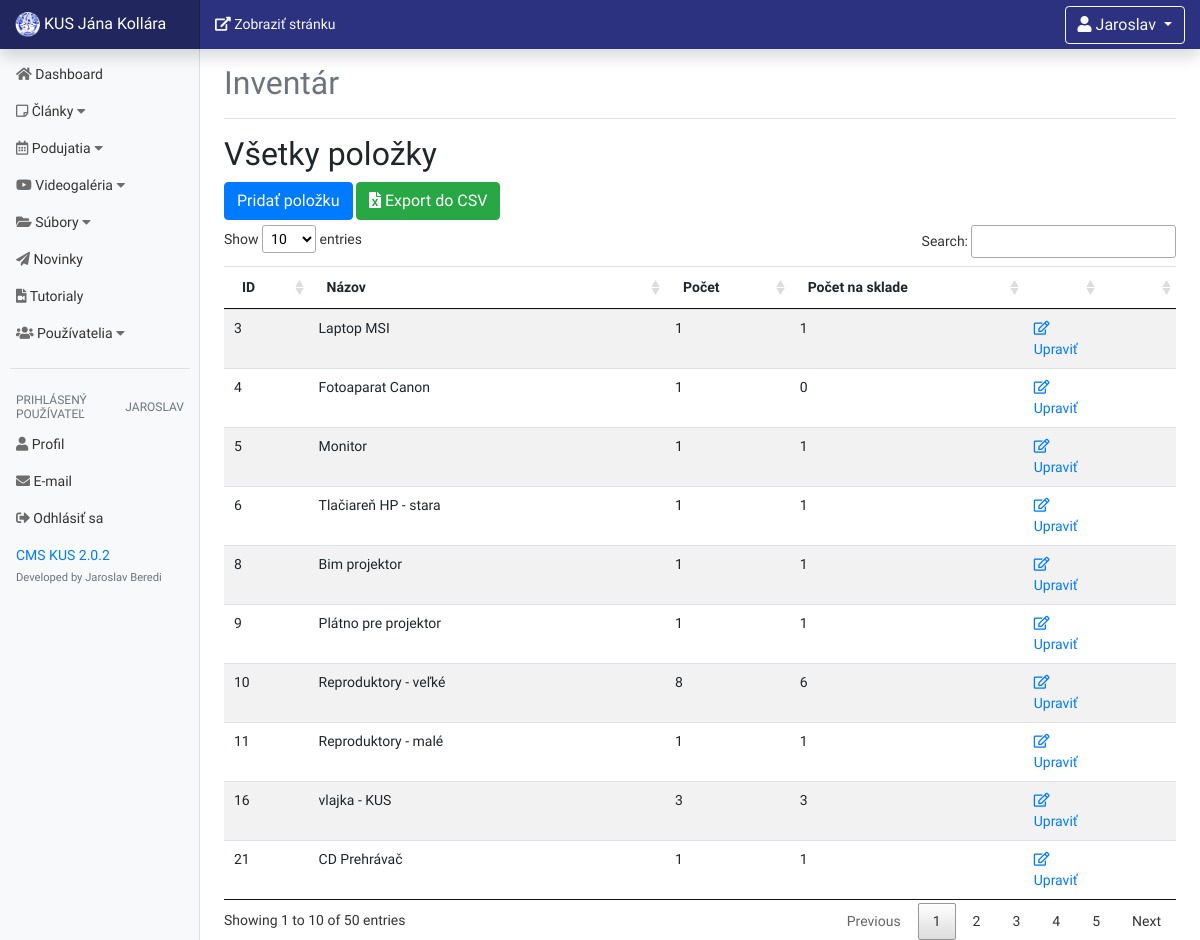
/dashboard/inventory.php (signed in), run on the app's committed database.
### tables this page shows
CREATE TABLE `inventory`
(
    `id`           int(11) NOT NULL,
    `name`         varchar(255) NOT NULL,
    `count`        int(11) NOT NULL,
    `actual_count` int(11) NOT NULL
);

### dashboard/includes/mobile-navigation.php (called while the page is built, shortened)
<?php
include('version.php');
?></li>

### dashboard/inventory/view_all_items.php (the view, shortened to what this page needs)
<h2>Všetky položky</h2>
<a href="inventory.php?source=add_item" class="btn btn-primary" style="margin-bottom: 5px;">Pridať položku</a>
<form action="inventory/inventory_controller.php" method="post" style="display: inline">
    <button type="submit" name='export-to-excel' class="btn btn-success" style="margin-bottom: 5px;"
            id="export-to-excel-inventory"><i class="fas fa-file-excel"></i> Export do CSV
    </button>
</form>
<table class="table table-hover table-striped" id="items">
    <thead>
    <tr>
        <th>ID</th>
        <th>Názov</th>
        <th>Počet</th>
        <th>Počet na sklade</th>
        <th></th>
        <th></th>
    </tr>
    </thead>
    <tbody>
	<?php
	try {
		include 'includes/db.php';
		$query = "SELECT * from inventory ORDER BY id ASC";
		$send_info = $connection->prepare($query);
		$send_info->execute();
		while ($row = $send_info->fetch(PDO::FETCH_ASSOC)) {
			$id = $row['id'];
			$name = $row['name'];
			$count = $row['count'];
			$actual_count = $row['actual_count'];
			echo "
            <tr>
                <td>$id</td>
                <td>$name</td>
                <td>$count</td>
                <td>$actual_count</td>
              <td class=\"tdWidth\"><a href=\"inventory.php?source=edit_item&edit={$id}\"><i class=\"far fa-edit\"></i> Upraviť</a></td>
            <td class=\"tdWidth\">";
			echo "</td>
            </tr>";
		}
	} catch (Exception $e) {
		echo $e;
	}
	?>
    </tbody>
</table>

### dashboard/includes/header.php (shortened to what this page needs)
<!doctype html>
<html lang="sk">
<head>
    <link rel="stylesheet" href="https://use.fontawesome.com/releases/v5.5.0/css/all.css"
>
    <link rel="stylesheet" href="https://stackpath.bootstrapcdn.com/bootstrap/4.1.3/css/bootstrap.min.css"
>
    <link href="../css/bootstrap.min.css" rel="stylesheet">
    <link href="../css/dashboard.css" rel="stylesheet">
    <link rel="stylesheet" type="text/css" href="datatables/datatables.min.css"/>
</head>
<body>
<nav class="navbar navbar-dark fixed-top bg-dark flex-md-nowrap p-0 shadow d-md-flex d-sm-none">
    <a class="navbar-brand col-sm-3 col-md-2 mr-0" href="index.php"><img src="../images/znak-copy.png" width="25px"> KUS
        Jána Kollára</a>

### dashboard/inventory.php (shortened to what this page needs)
<?php
include "includes/header.php";
?>
<?php
include "includes/mobile-navigation.php";
?>
<div class="col-md-10 col-sm-12 d-none d-md-inline">
    <a class="float-left text-light mt-2" href="../index.php" target="_blank"><i class="fas fa-external-link-alt"></i>
        Zobraziť stránku</a>
	<?php
	include 'includes/profile_dropdown.php';
	?>
</div>
</nav>
<div class="container-fluid">
    <div class="row">
		<?php
		include "includes/navigation.php";
		?>
        <main role="main" class="col-md-9 ml-sm-auto col-lg-10 px-4">
            <div class="d-flex justify-content-between flex-wrap flex-md-nowrap align-items-center pt-3 pb-2 mb-3 border-bottom">
                <h1 class="h2 text-muted">Inventár</h1>
            </div>
			<?php
			if (isset($_GET['source'])) {
				$source = $_GET['source'];
			} else {
				$source = '';
			}
			switch ($source) {
				default:
					include 'inventory/view_all_items.php';
			}
			?>
        </main>
    </div>
</div>
<?php
include 'includes/footer.php';
?>

### dashboard/includes/profile_dropdown.php (shortened to what this page needs)
<div class="float-right dropdown mr-0">
    <a class="btn btn-outline-light dropdown-toggle" href="#" role="button" id="dropdownMenuLink" data-toggle="dropdown"
       aria-haspopup="true" aria-expanded="false">
        <i class="fas fa-user"></i> <?php
		if (isset($_SESSION['user_name'])) {
			echo $_SESSION['user_name'] . " " . $_SESSION['user_lastname'];
		}
		?>
    </a>
</div>

### dashboard/includes/navigation.php (shortened to what this page needs)
<nav class="navbar col-md-2 d-none d-md-block bg-light sidebar position-relative">
    <div class="sidebar-sticky">
        <ul class="nav flex-column">
            <li class="nav-item">
                <a class="nav-link
				?> " href="index.php">
                    <i class="fas fa-home"></i>
                    Dashboard <span class="sr-only">(current)</span>
                </a>
            </li>
            <li class="nav-item">
                <a data-toggle="collapse" href="#clankyMenu" class="nav-link">
                    <i class="far fa-sticky-note"></i>
                    Články <i class="fas fa-caret-down"></i>
                </a>
            </li>
            <li class="nav-item">
                <a data-toggle="collapse" href="#podujatiaMenu" class="nav-link">
                    <i class="far fa-calendar-alt"></i> Podujatia <i class="fas fa-caret-down"></i>
                </a>
            </li>
            <li class="nav-item">
                <a data-toggle="collapse" href="#videoMenu" class="nav-link">
                    <i class="fab fa-youtube"></i> Videogaléria <i class="fas fa-caret-down"></i>
                </a>
            </li>
            <li class="nav-item">
                <a data-toggle="collapse" href="#filesMenu" class="nav-link">
                    <i class="fas fa-folder-open"></i> Súbory <i class="fas fa-caret-down"></i>
                </a>
            </li>
			<?php
			if (!strpos($_SESSION['user_role'], 'uzivatel')) {
				echo "
            <li class=\"nav-item\">
                <a class=\"nav-link\" href=\"news.php\">
                    <i class=\"fas fa-paper-plane\"></i>
                    Novinky
                </a>
            </li>";
			}
			?>
            <li class="nav-item">
                <a class="nav-link" href="tutorials.php">
                    <i class="fas fa-file-video"></i> Tutorialy
                </a>
            </li>
            <li class="nav-item">
                <a data-toggle="collapse" href="#uzivateliaMenu" class="nav-link">
                    <i class="fas fa-users"></i> Používatelia <i class="fas fa-caret-down"></i>
                </a>
            </li>
        </ul>
        <hr width="90%">
        <h6 class="sidebar-heading d-flex justify-content-between align-items-center px-3 mt-4 mb-1 text-muted">
            <span>prihlásený používateľ</span><span class="float-right"> <?php
				if (isset($_SESSION['user_name'])) {
					echo $_SESSION['user_name'] . " " . $_SESSION['user_lastname'];
				}
				?></span>
        </h6>
        <ul class="nav flex-column mb-2">
            <li class="nav-item">
                <a class="nav-link" href="profile.php?edit=<?php echo $_SESSION['user_id']; ?>">
                    <i class="fas fa-user"></i>
                    Profil
                </a>
            </li>
            <li class="nav-item">
                <a class="nav-link" href="https://kusjanakollara.org:2096/" target="_blank">
                    <i class="fas fa-envelope"></i>
                    E-mail
                </a>
            </li>
            <li class="nav-item">
                <a class="nav-link" href="includes/logout.php">
                    <i class="fas fa-sign-out-alt"></i>
                    Odhlásiť sa
                </a>
            </li>
        </ul>
		<?php
		include('version.php');
		?>
    </div>
</nav>

### dashboard/includes/version.php
<?php
$VERSION = "2.0.2";
?>
<div class="ml-3">
    <a href="changelog.php">CMS KUS <?= $VERSION ?></a><br>
    <span class="text-muted small">Developed by Jaroslav Beredi</span>
</div>

### dashboard/includes/footer.php (shortened to what this page needs)
</body>
</html>

### css/dashboard.css (style rules this page uses)
* { font-family: 'Raleway', sans-serif; }
body { font-size: .875rem; }
li.nav-item a > i { opacity: 0.7; }
.sidebar { position: fixed; top: 0; bottom: 0; left: 0; z-index: 100; padding: 48px 0 0; box-shadow: inset -1px 0 0 rgba(0, 0, 0, .1); }
.sidebar-sticky { position: relative; top: 0; height: calc(100vh - 48px); padding-top: .5rem; overflow-x: hidden; overflow-y: auto; }
.sidebar .nav-link { font-weight: 500; color: #333; }
.sidebar-heading { font-size: .75rem; text-transform: uppercase; }
[role="main"] { padding-top: 48px; }
.navbar-brand { padding-top: .75rem; padding-bottom: .75rem; font-size: 1rem; background-color: rgba(0, 0, 0, .25); box-shadow: inset -1px 0 0 rgba(0, 0, 0, .25); }
.navbar-dark { background-color: #2c327f !important; }
.tdWidth { width: 8% !important; }

### data on the page
inventory: id "3", name "Laptop MSI", count "1", actual_count "1"
inventory: id "4", name "Fotoaparat Canon", count "1", actual_count "0"
inventory: id "5", name "Monitor", count "1", actual_count "1"
inventory: id "6", name "Tlačiareň HP - stara", count "1", actual_count "1"
inventory: id "8", name "Bim projektor", count "1", actual_count "1"
inventory: id "9", name "Plátno pre projektor", count "1", actual_count "1"
inventory: id "10", name "Reproduktory - veľké", count "8", actual_count "6"
inventory: id "11", name "Reproduktory - malé", count "1", actual_count "1"
inventory: id "16", name "vlajka - KUS", count "3", actual_count "3"
inventory: id "21", name "CD Prehrávač", count "1", actual_count "1"

### other printed values
$_SESSION['user_name'] "Jaroslav"
$_SESSION['user_name'] "JAROSLAV"
$VERSION "2.0.2"
